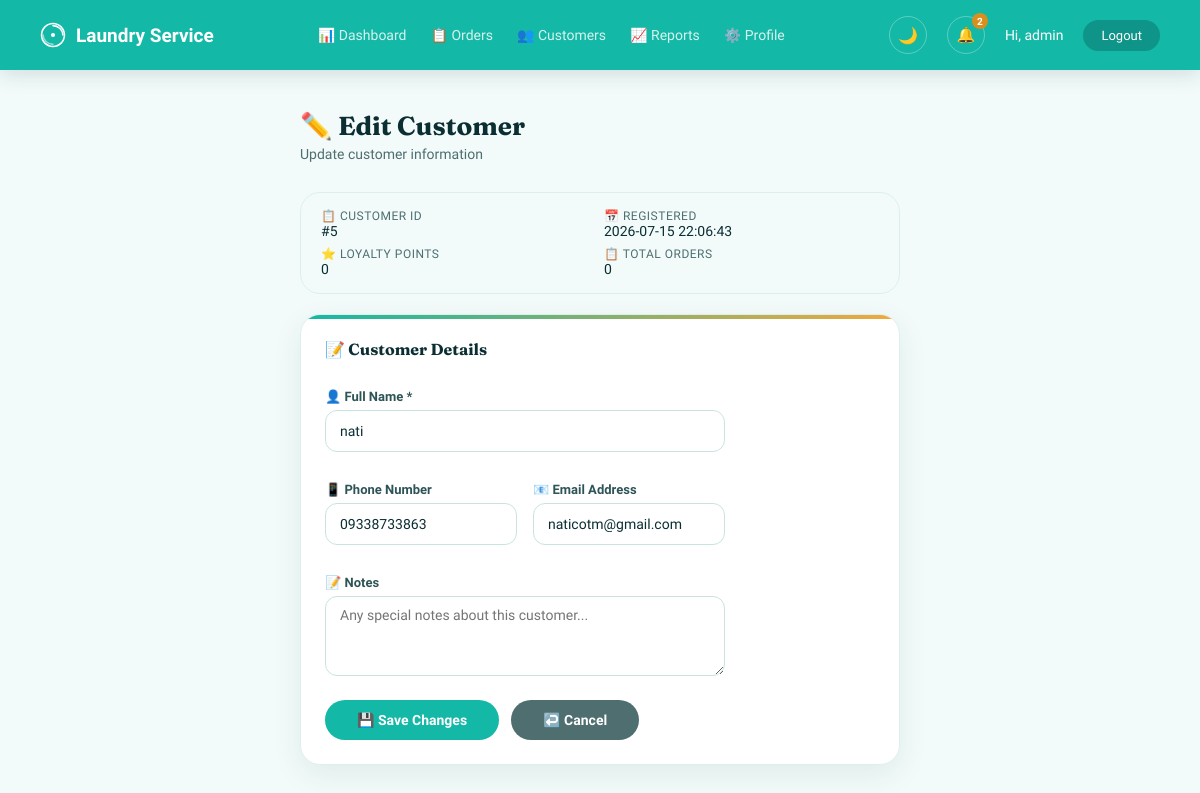
The page /customers/5/edit (signed in) on the database its author committed.
### tables this page shows
CREATE TABLE customers (
                id INTEGER PRIMARY KEY AUTOINCREMENT,
                name TEXT NOT NULL,
                phone TEXT,
                email TEXT,
                notes TEXT,
                created_at TEXT DEFAULT CURRENT_TIMESTAMP
            , loyalty_points INTEGER DEFAULT 0, total_orders INTEGER DEFAULT 0, total_spent REAL DEFAULT 0);

### app.py (the view, shortened to what this page needs)
@app.route("/customers/<int:customer_id>/edit", methods=["GET", "POST"])
@login_required
def edit_customer(customer_id):
    with get_db() as conn:
        customer = conn.execute("SELECT * FROM customers WHERE id = ?", (customer_id,)).fetchone()
    if customer is None:
        flash("Customer not found.")
        return redirect(url_for("customers"))
    return render_template("edit_customer.html", customer=customer)

### app.py (called while the page is built)
@app.context_processor
def inject_csrf():
    if "csrf_token" not in session:
        session["csrf_token"] = secrets.token_hex(16)
    return {"csrf_token": session.get("csrf_token")}

def login_required(f):
    @wraps(f)
    def decorated_function(*args, **kwargs):
        if "username" not in session:
            flash("Please log in first.")
            return redirect(url_for("login"))
        return f(*args, **kwargs)
    return decorated_function

@app.context_processor
def inject_notifications():
    if "username" not in session:
        return {}
    with get_db() as conn:
        unread_count = conn.execute("SELECT COUNT(*) FROM notifications WHERE is_read = 0").fetchone()[0]
        recent_notifications = conn.execute("SELECT * FROM notifications ORDER BY id DESC LIMIT 5").fetchall()
    return {
        "unread_count": unread_count,
        "recent_notifications": recent_notifications,
    }

### database.py (called while the page is built)
def get_connection():
    conn = sqlite3.connect(DB_NAME)
    conn.row_factory = sqlite3.Row
    return conn

@contextmanager
def get_db():
    conn = get_connection()
    try:
        yield conn
        conn.commit()
    except Exception:
        conn.rollback()
        raise
    finally:
        conn.close()

### templates/edit_customer.html (shortened to what this page needs)
{% extends "base.html" %}
{% block extra_styles %}
<link rel="stylesheet" href="{{ url_for('static', filename='dashboard.css') }}">
{% endblock %}
{% block content %}
{% include "_navbar.html" %}
<div class="dashboard-content">
    <div class="edit-form-container">
        <h1>✏️ Edit Customer</h1>
        <p class="subtitle">Update customer information</p>
        <div class="customer-info-box">
            <div style="display: grid; grid-template-columns: 1fr 1fr; gap: 8px;">
                <div>
                    <div class="label">📋 Customer ID</div>
                    <div class="value">#{{ customer["id"] }}</div>
                </div>
                <div>
                    <div class="label">📅 Registered</div>
                    <div class="value">{{ customer["created_at"] }}</div>
                </div>
                <div>
                    <div class="label">⭐ Loyalty Points</div>
                    <div class="value">{{ customer["loyalty_points"] or 0 }}</div>
                </div>
                <div>
                    <div class="label">📋 Total Orders</div>
                    <div class="value">{{ customer["total_orders"] or 0 }}</div>
                </div>
            </div>
        </div>
        <div class="order-form-card">
            <h2>📝 Customer Details</h2>
            <form method="POST" action="{{ url_for('edit_customer', customer_id=customer['id']) }}" class="edit-form">
                <div class="form-group">
                    <label for="name">👤 Full Name *</label>
                    <input type="text" id="name" name="name" value="{{ customer['name'] }}" required>
                </div>
                <div class="form-row">
                    <div class="form-group">
                        <label for="phone">📱 Phone Number</label>
                        <input type="text" id="phone" name="phone" value="{{ customer['phone'] or '' }}" placeholder="e.g. +1 234 567 890">
                    </div>
                    <div class="form-group">
                        <label for="email">📧 Email Address</label>
                        <input type="email" id="email" name="email" value="{{ customer['email'] or '' }}" placeholder="customer@example.com">
                    </div>
                </div>
                <div class="form-group">
                    <label for="notes">📝 Notes</label>
                    <textarea id="notes" name="notes" placeholder="Any special notes about this customer...">{{ customer['notes'] or '' }}</textarea>
                </div>
                <div class="edit-buttons">
                    <button type="submit" class="btn-save">💾 Save Changes</button>
                    <a href="{{ url_for('customer_profile', customer_id=customer['id']) }}" class="btn-cancel">↩️ Cancel</a>
                </div>
            </form>
        </div>
    </div>
</div>
{% endblock %}

### static/theme.css (style rules this page uses)
:root { --bg: #F2FBFA; --card-bg: #FFFFFF; --border-color: #DCEFED; --input-bg: #FFFFFF; --input-border: #C7E4E1; --table-header-bg: #EDFAF8; --table-row-border: #E6F5F3; --text-primary: #0B2E33; --text-secondary: #4E6E70; --text-tertiary: #8AA6A5; --label-color: #2F5457; --left-panel-text: #D7F3EF; --primary: #14B8A6; --primary-dark: #0E9488; --primary-darker: #0B2E33; --accent: #F2A93B; --accent-dark: #D98F1E; --status-pending-bg: #FBEACB; --status-pending-text: #93650F; --status-completed-bg: #DCEEE2; --status-completed-text: #276245; --error-bg: #FDEBEA; --error-text: #C0392B; --flash-bg: #E1F7F3; --flash-text: #0E7C70; --dark-btn-bg: #2F5457; --dark-btn-hover: #3E6C6F; --shadow-card: 0 10px 30px rgba(11, 46, 51, 0.08); --shadow-card-hover: 0 16px 36px rgba(11, 46, 51, 0.14); --shadow-button: 0 8px 20px rgba(20, 184, 166, 0.35); --radius-pill: 999px; --radius-card: 20px; --radius-input: 12px; --font-display: 'Fraunces', Georgia, serif; --font-body: 'Work Sans', Arial, sans-serif; --font-mono: 'JetBrains Mono', 'Courier New', monospace; }
body { font-family: var(--font-body); background-color: var(--bg); color: var(--text-primary); transition: background-color 0.3s ease, color 0.3s ease; }
h1, h2, .left-panel h1, .nav-brand, .card h2, .order-form-card h2 { font-family: var(--font-display); }
body, .card, .stat-card, .order-form-card, .table-card, .order-card, .customer-card, input, select, textarea, .navbar, .left-panel, .right-panel, .flash-box, .error-message, .dashboard-content { transition: background-color 0.3s ease, color 0.3s ease, border-color 0.3s ease, box-shadow 0.3s ease; }
.stat-card, .order-form-card, .table-card, .order-card, .customer-card { position: relative; overflow: hidden; border-bottom: 2px dashed var(--border-color); background-color: var(--card-bg); border: 1px solid var(--border-color); border-radius: var(--radius-card); box-shadow: var(--shadow-card); transition: all 0.3s ease; }
.stat-card::before, .order-form-card::before, .table-card::before, .order-card::before, .customer-card::before { content: ""; position: absolute; top: 0; left: 0; right: 0; height: 4px; background: linear-gradient(90deg, var(--primary), var(--accent)); }
body { animation: page-fade-in 0.35s ease both; }
button:not(.theme-toggle):not(.notification-bell) { transition: transform 0.15s ease, box-shadow 0.15s ease, background-color 0.15s ease; }
input, select, textarea { background-color: var(--input-bg); color: var(--text-primary); border: 1px solid var(--input-border); border-radius: var(--radius-input); padding: 10px 14px; font-size: 14px; transition: all 0.3s ease; width: 100%; }
input::placeholder { color: var(--text-tertiary); }
.order-form-card, .table-card, .order-card, .customer-card { animation: card-fade-up 0.5s ease 0.1s both; }

### static/dashboard.css (style rules this page uses)
* { margin: 0; padding: 0; box-sizing: border-box; font-family: var(--font-body); }
body { background-color: var(--bg); color: var(--text-primary); transition: background-color 0.3s ease, color 0.3s ease; }
.dashboard-content { padding: 40px; max-width: 1400px; margin: 0 auto; }
.dashboard-content h1 { font-size: 26px; color: var(--text-primary); margin-bottom: 4px; }
.subtitle { color: var(--text-secondary); font-size: 14px; margin-bottom: 30px; }
.order-form-card { background-color: var(--card-bg); border: 1px solid var(--border-color); border-radius: var(--radius-card); box-shadow: var(--shadow-card); padding: 24px; margin-bottom: 30px; transition: all 0.3s ease; }
.order-form-card h2 { font-size: 16px; color: var(--text-primary); margin-bottom: 16px; }
.edit-form { display: flex; flex-direction: column; max-width: 400px; }
.edit-form label { font-size: 12px; font-weight: bold; color: var(--label-color); margin-bottom: 6px; margin-top: 14px; }
.edit-form input, .edit-form select { height: 42px; border: 1px solid var(--input-border); border-radius: var(--radius-input); padding: 0 12px; font-size: 14px; background-color: var(--input-bg); color: var(--text-primary); transition: border-color 0.3s ease; }

### rows shown on the page
customers: id "5", created_at "2026-07-15 22:06:43", loyalty_points "0", total_orders "0", name "nati", phone "09338733863", email "naticotm@gmail.com"

### other values the page prints
{{ unread_count }} "2"
{{ session.get('username', '') }} "admin"
